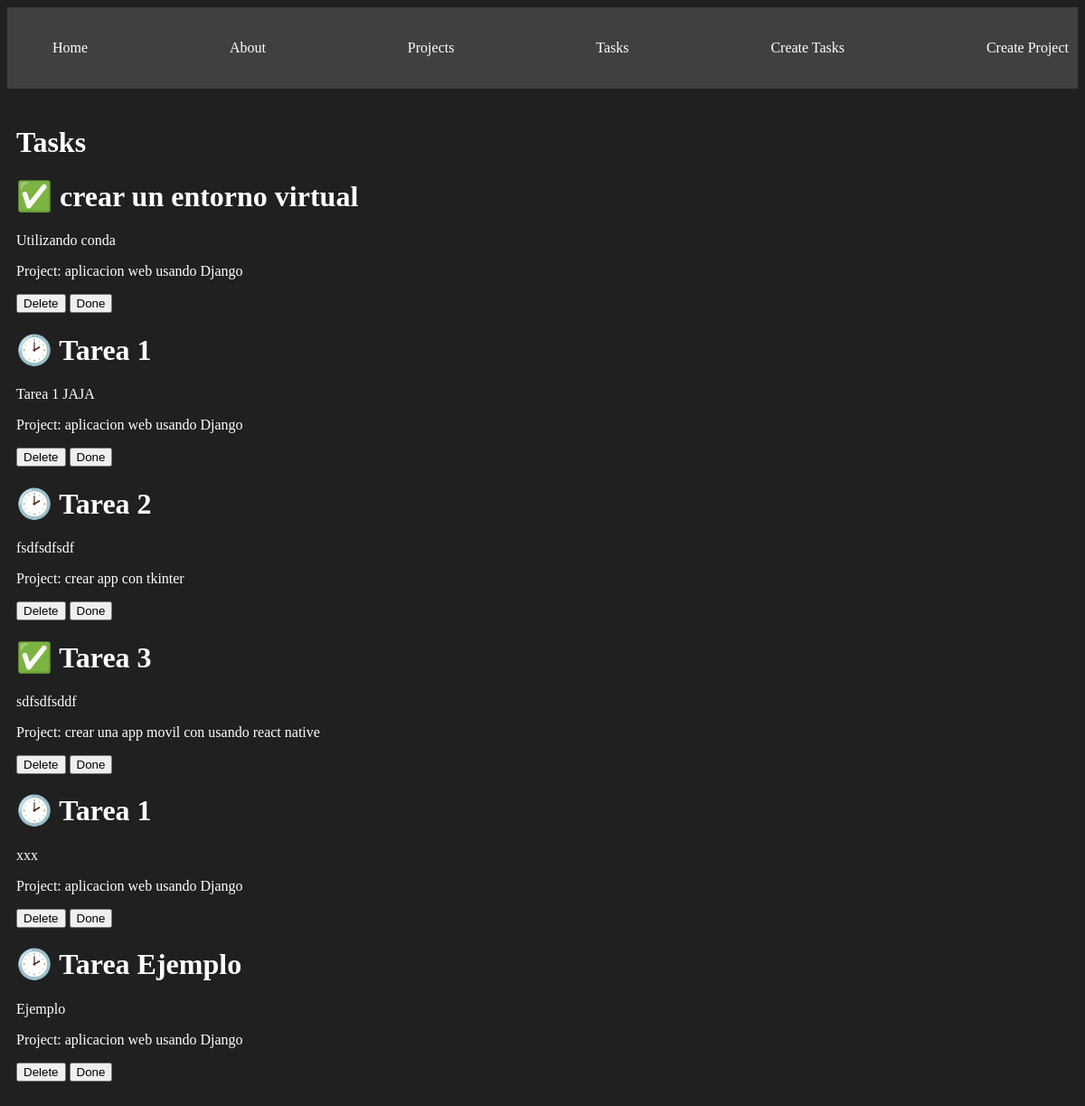
/tasks/, run on an earlier commit of the app's database.
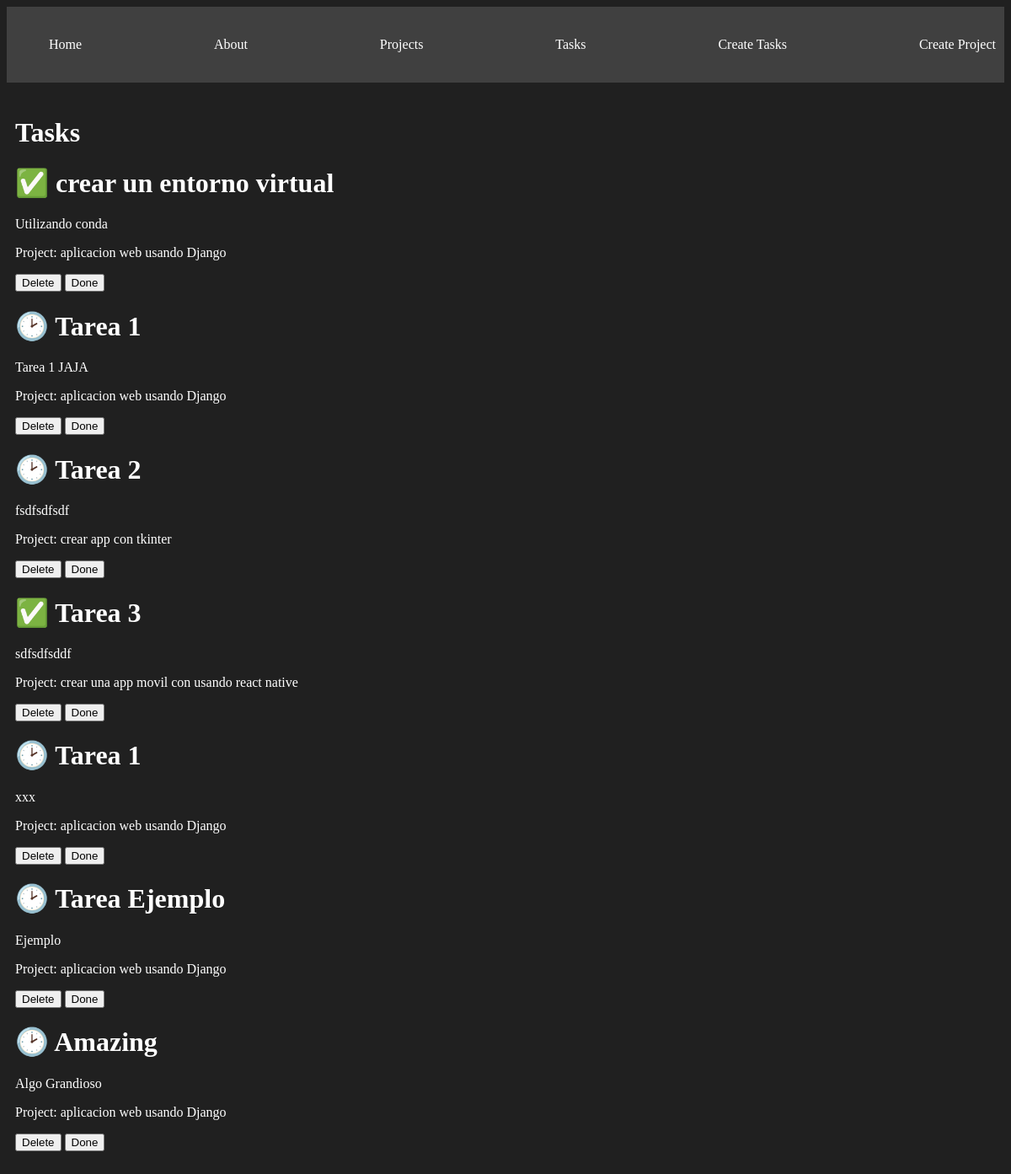
And on a later commit of the database.
### myApp/models.py (models this page shows, shortened)
class Task(models.Model):
    title = models.CharField(max_length=200)
    description = models.TextField(max_length=500)
    project = models.ForeignKey(Project, on_delete=models.CASCADE)
    done = models.BooleanField(default=False)

class Project(models.Model):
    name = models.CharField(max_length=200)
    def __str__(self):
        return self.name

### myApp/views.py (the view)
# urls.py: path('tasks/', views.tasks, name='tasks'),
def tasks(request):
    tasks = Task.objects.all()
    return render(request, 'tasks.html', {
        'tasks': tasks
    })

### myApp/templates/tasks.html
{% extends 'partials/nav.html'%}
{% block content %}
<h1> Tasks </h1>
{% for task in tasks %}
<div>
    <h1>
        {% if task.done == False %} 🕑{% else %}✅{% endif %}
        {{task.title}}
    </h1>
    <p>
        {{task.description}}
    </p>
    <p>
        Project: {{ task.project}}
    </p>
    <button>
        Delete
    </button>
    <button>
        Done
    </button>
</div>
{% endfor %}
{% endblock  %}

What changed in the data, as far as the page shows it:
added Task: title "Amazing", description "Algo Grandioso", project "aplicacion web usando Django"
